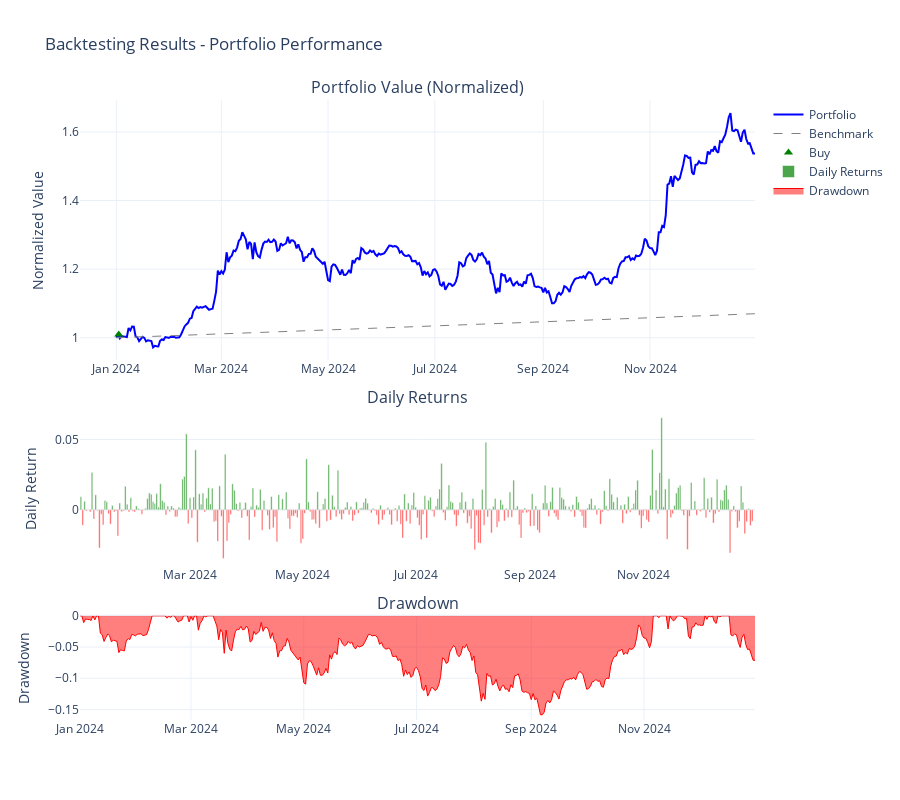
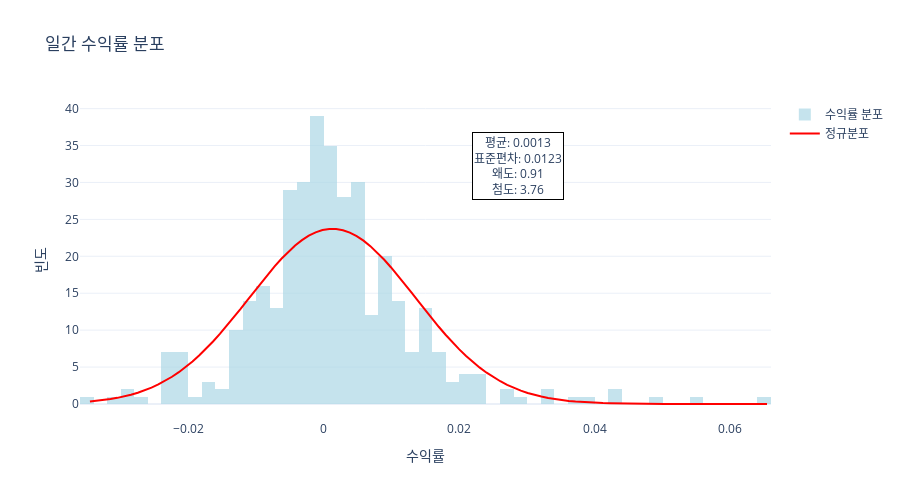
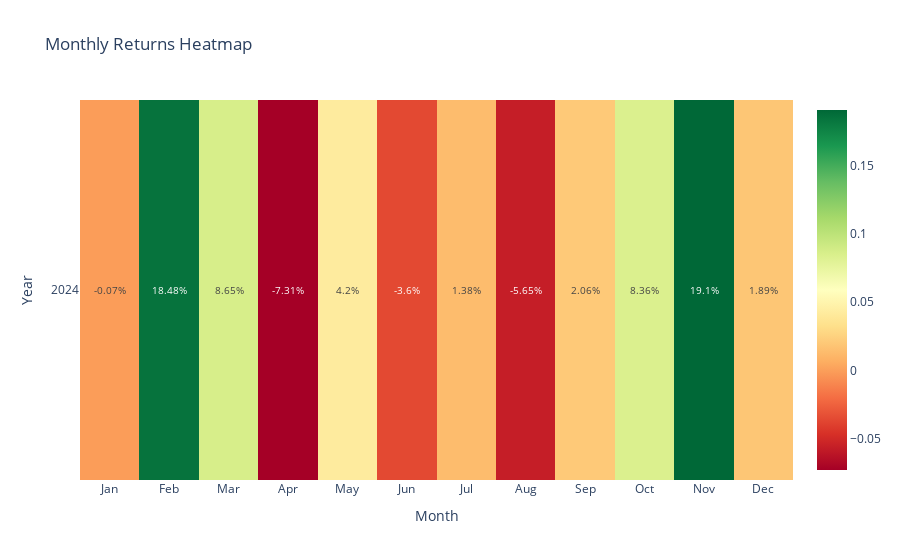

The code cell stored with these charts, in order, in its notebook:
### Code cell
if result.config.visualization_mode:
    print("✅ 시각화 모드가 활성화되어 있습니다.")
    
    # 시각화 데이터 확인
    print(f"- equity_curve: {'있음' if result.equity_curve is not None else '없음'}")
    print(f"- daily_returns: {'있음' if result.daily_returns is not None else '없음'}")
    print(f"- monthly_returns: {'있음' if result.monthly_returns is not None else '없음'}")
    print(f"- benchmark_equity_curve: {'있음' if result.benchmark_equity_curve is not None else '없음'}")
    print(f"- drawdown_periods: {'있음' if result.drawdown_periods is not None else '없음'}")
    print(f"- trade_signals: {'있음' if result.trade_signals is not None else '없음'}")
    
    print("\n주피터 노트북에서 사용 가능한 시각화 메서드:")
    print("1. result.plot_portfolio_performance() - 포트폴리오 성과 차트")
    print("2. result.plot_returns_distribution() - 수익률 분포 히스토그램")
    print("3. result.plot_monthly_returns_heatmap() - 월별 수익률 히트맵")
    print("4. result.show_performance_comparison() - 벤치마크 비교 표")
    
    # 샘플 호출 (주피터 노트북 환경이 아니므로 실제 차트는 생성되지 않음)
    try:
        print("\n시각화 메서드 호출 테스트...")
        result.plot_portfolio_performance()
        result.plot_returns_distribution(period="daily")
        result.plot_monthly_returns_heatmap()
        result.show_performance_comparison()
    except Exception as e:
        print(f"시각화 테스트 중 예상된 오류 (plotly 없음): {e}")

else:
    print("❌ 시각화 모드가 비활성화되어 있습니다.")

### Figure 1 — Plotly figure (JSON) as saved in the notebook; plotly's stock layout.template omitted (floating-point values rounded to 4 significant figures; data arrays with more than 128 entries replaced by an {"elided": "..."} marker saying what was removed)
{"data": [{"line": {"color": "blue", "width": 2}, "name": "Portfolio", "type": "scatter", "x": {"elided": "366 str values"}, "xaxis": "x", "y": {"elided": "366 float values"}, "yaxis": "y"}, {"line": {"color": "gray", "dash": "dash", "width": 1}, "name": "Benchmark", "type": "scatter", "x": {"elided": "366 str values"}, "xaxis": "x", "y": {"elided": "366 float values"}, "yaxis": "y"}, {"marker": {"color": "green", "size": 8, "symbol": "triangle-up"}, "mode": "markers", "name": "Buy", "type": "scatter", "x": ["2024-01-02T09:00:00"], "xaxis": "x", "y": [1.009], "yaxis": "y"}, {"marker": {"color": {"elided": "365 str values"}}, "name": "Daily Returns", "opacity": 0.7, "type": "bar", "x": {"elided": "365 str values"}, "xaxis": "x2", "y": {"elided": "365 float values"}, "yaxis": "y2"}, {"fill": "tozeroy", "line": {"color": "red", "width": 1}, "name": "Drawdown", "type": "scatter", "x": {"elided": "366 str values"}, "xaxis": "x3", "y": {"elided": "366 float values"}, "yaxis": "y3"}], "layout": {"annotations": [{"font": {"size": 16}, "showarrow": false, "text": "Portfolio Value (Normalized)", "x": 0.5, "xanchor": "center", "xref": "paper", "y": 1, "yanchor": "bottom", "yref": "paper"}, {"font": {"size": 16}, "showarrow": false, "text": "Daily Returns", "x": 0.5, "xanchor": "center", "xref": "paper", "y": 0.5, "yanchor": "bottom", "yref": "paper"}, {"font": {"size": 16}, "showarrow": false, "text": "Drawdown", "x": 0.5, "xanchor": "center", "xref": "paper", "y": 0.168, "yanchor": "bottom", "yref": "paper"}], "height": 800, "showlegend": true, "title": {"text": "Backtesting Results - Portfolio Performance"}, "xaxis": {"anchor": "y", "domain": [0, 1]}, "xaxis2": {"anchor": "y2", "domain": [0, 1]}, "xaxis3": {"anchor": "y3", "domain": [0, 1]}, "yaxis": {"anchor": "x", "domain": [0.58, 1], "title": {"text": "Normalized Value"}}, "yaxis2": {"anchor": "x2", "domain": [0.248, 0.5], "title": {"text": "Daily Return"}}, "yaxis3": {"anchor": "x3", "domain": [0, 0.168], "title": {"text": "Drawdown"}}}}

### Figure 2 — Plotly figure (JSON) as saved in the notebook; plotly's stock layout.template omitted (floating-point values rounded to 4 significant figures; data arrays with more than 128 entries replaced by an {"elided": "..."} marker saying what was removed)
{"data": [{"marker": {"color": "lightblue"}, "name": "수익률 분포", "nbinsx": 50, "opacity": 0.7, "type": "histogram", "x": {"elided": "365 float values"}}, {"line": {"color": "red", "width": 2}, "mode": "lines", "name": "정규분포", "type": "scatter", "x": [-0.03453, -0.03352, -0.03251, -0.0315, -0.03049, -0.02949, -0.02848, -0.02747, -0.02646, -0.02545, -0.02444, -0.02343, -0.02242, -0.02141, -0.0204, -0.01939, -0.01838, -0.01737, -0.01636, -0.01535, -0.01434, -0.01333, -0.01232, -0.01131, -0.0103, -0.009294, -0.008284, -0.007275, -0.006265, -0.005256, -0.004246, -0.003237, -0.002227, -0.001218, -0.000208, 0.0008016, 0.001811, 0.002821, 0.00383, 0.00484, 0.005849, 0.006859, 0.007869, 0.008878, 0.009888, 0.0109, 0.01191, 0.01292, 0.01393, 0.01494, 0.01595, 0.01695, 0.01796, 0.01897, 0.01998, 0.02099, 0.022, 0.02301, 0.02402, 0.02503, 0.02604, 0.02705, 0.02806, 0.02907, 0.03008, 0.03109, 0.0321, 0.03311, 0.03412, 0.03513, 0.03614, 0.03715, 0.03816, 0.03916, 0.04017, 0.04118, 0.04219, 0.0432, 0.04421, 0.04522, 0.04623, 0.04724, 0.04825, 0.04926, 0.05027, 0.05128, 0.05229, 0.0533, 0.05431, 0.05532, 0.05633, 0.05734, 0.05835, 0.05936, 0.06037, 0.06138, 0.06238, 0.06339, 0.0644, 0.06541], "y": [0.3368, 0.4267, 0.537, 0.6713, 0.8334, 1.028, 1.259, 1.531, 1.851, 2.221, 2.648, 3.135, 3.687, 4.307, 4.997, 5.759, 6.592, 7.495, 8.463, 9.493, 10.58, 11.7, 12.86, 14.04, 15.22, 16.4, 17.54, 18.63, 19.66, 20.61, 21.46, 22.19, 22.79, 23.25, 23.56, 23.71, 23.7, 23.53, 23.21, 22.73, 22.12, 21.37, 20.52, 19.56, 18.52, 17.42, 16.27, 15.1, 13.92, 12.74, 11.58, 10.46, 9.383, 8.359, 7.397, 6.502, 5.676, 4.922, 4.239, 3.626, 3.081, 2.601, 2.18, 1.815, 1.501, 1.233, 1.006, 0.8151, 0.656, 0.5244, 0.4164, 0.3284, 0.2573, 0.2002, 0.1547, 0.1188, 0.09054, 0.06857, 0.05157, 0.03853, 0.02859, 0.02107, 0.01543, 0.01122, 0.008101, 0.005811, 0.004141, 0.00293, 0.00206, 0.001438, 0.0009972, 0.0006869, 0.0004699, 0.0003193, 0.0002155, 0.0001445, 9.619e-05, 6.362e-05, 4.179e-05, 2.727e-05]}], "layout": {"annotations": [{"bgcolor": "white", "bordercolor": "black", "borderwidth": 1, "showarrow": false, "text": "평균: 0.0013<br>표준편차: 0.0123<br>왜도: 0.91<br>첨도: 3.76", "x": 0.7, "xref": "paper", "y": 0.9, "yref": "paper"}], "height": 500, "title": {"text": "일간 수익률 분포"}, "xaxis": {"title": {"text": "수익률"}}, "yaxis": {"title": {"text": "빈도"}}}}

### Figure 3 — Plotly figure (JSON) as saved in the notebook; plotly's stock layout.template omitted (floating-point values rounded to 4 significant figures)
{"data": [{"colorscale": [[0, "rgb(165,0,38)"], [0.1, "rgb(215,48,39)"], [0.2, "rgb(244,109,67)"], [0.3, "rgb(253,174,97)"], [0.4, "rgb(254,224,139)"], [0.5, "rgb(255,255,191)"], [0.6, "rgb(217,239,139)"], [0.7, "rgb(166,217,106)"], [0.8, "rgb(102,189,99)"], [0.9, "rgb(26,152,80)"], [1, "rgb(0,104,55)"]], "text": [[-0.07, 18.48, 8.65, -7.31, 4.2, -3.6, 1.38, -5.65, 2.06, 8.36, 19.1, 1.89]], "textfont": {"size": 10}, "texttemplate": "%{text}%", "type": "heatmap", "x": ["Jan", "Feb", "Mar", "Apr", "May", "Jun", "Jul", "Aug", "Sep", "Oct", "Nov", "Dec"], "y": ["2024"], "z": [[-0.0006866, 0.1848, 0.08647, -0.0731, 0.04201, -0.03603, 0.01376, -0.05645, 0.02058, 0.08362, 0.191, 0.01888]]}], "layout": {"title": {"text": "Monthly Returns Heatmap"}, "xaxis": {"tickmode": "array", "ticktext": ["Jan", "Feb", "Mar", "Apr", "May", "Jun", "Jul", "Aug", "Sep", "Oct", "Nov", "Dec"], "tickvals": [0, 1, 2, 3, 4, 5, 6, 7, 8, 9, 10, 11], "title": {"text": "Month"}}, "yaxis": {"tickmode": "array", "ticktext": ["2024"], "tickvals": [0], "title": {"text": "Year"}, "type": "category"}}}
